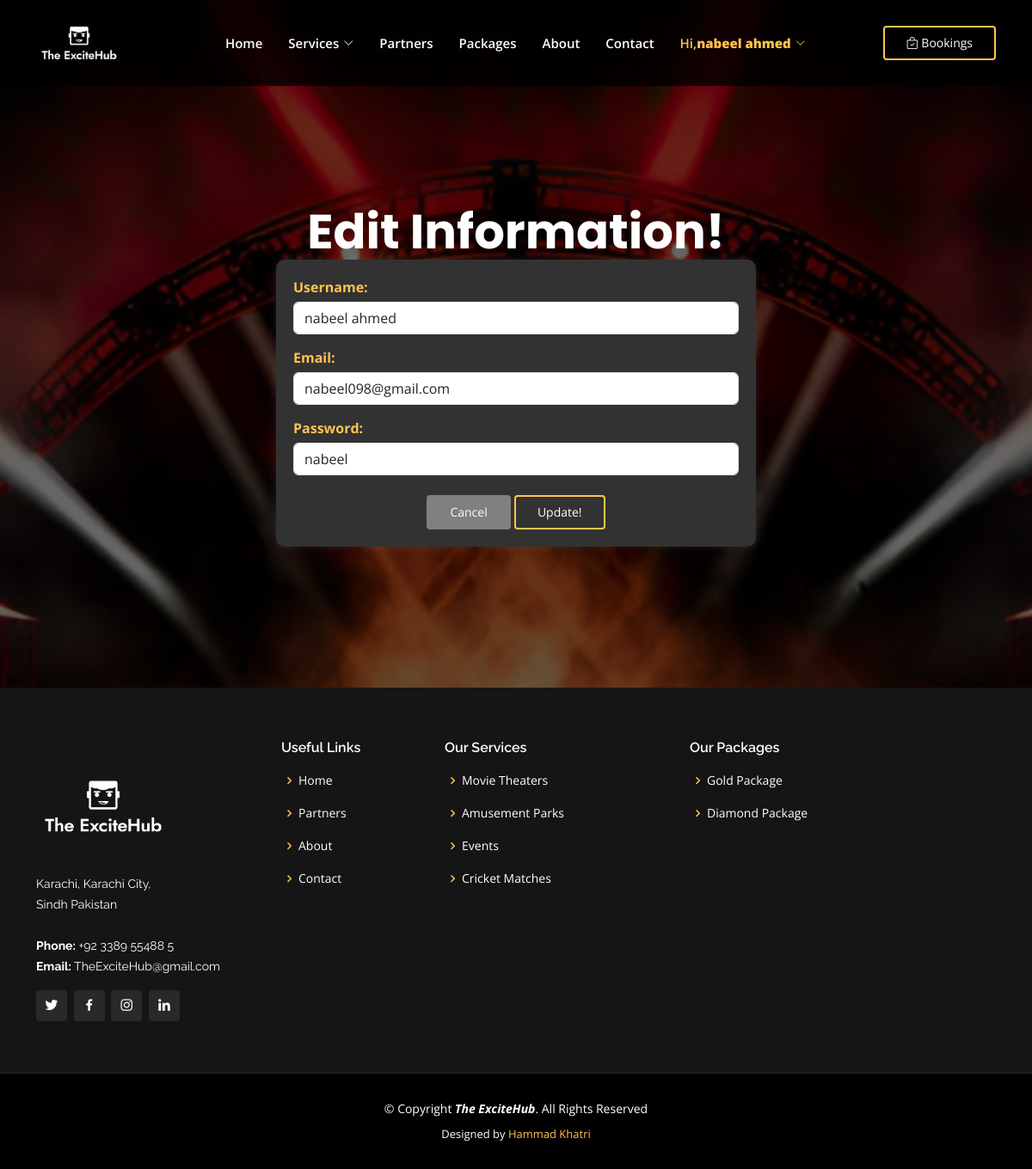
/edit_info.php?id=2 (signed in), run on the app's committed database.
### tables this page shows
CREATE TABLE `users` (
  `id` int(11) NOT NULL,
  `username` varchar(50) NOT NULL,
  `email` varchar(50) NOT NULL,
  `password` varchar(50) NOT NULL,
  `joindate` datetime NOT NULL DEFAULT current_timestamp()
);

### edit_info.php (the view, shortened to what this page needs)
<?php
include('_package_expired.php');
?>
<!DOCTYPE html>
<html lang="en">
<head>
  <link href="assets/vendor/aos/aos.css" rel="stylesheet">
  <link href="assets/vendor/bootstrap/css/bootstrap.min.css" rel="stylesheet">
  <link href="assets/vendor/bootstrap-icons/bootstrap-icons.css" rel="stylesheet">
  <link href="assets/vendor/boxicons/css/boxicons.min.css" rel="stylesheet">
  <link href="assets/vendor/glightbox/css/glightbox.min.css" rel="stylesheet">
  <link href="assets/vendor/remixicon/remixicon.css" rel="stylesheet">
  <link href="assets/vendor/swiper/swiper-bundle.min.css" rel="stylesheet">
  <link href="assets/css/style.css" rel="stylesheet">
</head>
<body>
  <header id="header" class="fixed-top ">
    <div class="container d-flex align-items-center justify-content-lg-between">
      <a href="home.php" class="logo me-auto me-lg-0"><img src="logo/default.png" alt="" class="img-fluid"></a>
      <nav id="navbar" class="navbar order-last order-lg-0">
        <ul>
          <li><a class="nav-link scrollto " href="home.php #hero">Home</a></li>
          <li class="dropdown">
            <a href="#" class="nav-link scrollto "><span>Services</span> <i class="bi bi-chevron-down"></i></a>
          </li>
          <li><a class="nav-link scrollto " href="home.php #partners">Partners</a></li>
          <li><a class="nav-link scrollto " href="packages.php">Packages</a></li>
          <li><a class="nav-link scrollto" href="home.php #about">About</a></li>
          <li><a class="nav-link scrollto" href="home.php #contact">Contact</a></li>
          <li class="dropdown">
            <a href="#" class="nav-link scrollto active">Hi,<span><b><?php echo $_SESSION['username'];?></b></span> <i class="bi bi-chevron-down"></i></a>
          </li>
        </ul>
      </nav>
      <a href="bookings.php" class="get-started-btn"><i class="bi bi-bag-check"></i> Bookings</a>
    </div>
  </header>
  <section id="manage" class="d-flex align-items-center justify-content-center">
      <div class="container" data-aos="fade-up">
          <h1>Edit Information!</h1>
                        <?php
                        if(isset($_GET['id'])){
                            $id = $_GET['id'];
                            $sql = "SELECT * FROM `users` WHERE `id` = '$id'";
                            $result = mysqli_query($conn, $sql);
                            $row = mysqli_fetch_assoc($result);
                        }
                        ?>
          <form action="_update.php?idnew= <?php echo $id; ?>" method="POST">
          <div class="account-info col-md-6 ms-auto me-auto">
                <div class="info-item">
                    <label for="username">Username:</label>
                    <input type="text" name="username" value="<?php echo $row['username']; ?>" class="form-control" id="username" placeholder="Username" required>
                </div>
                <div class="info-item">
                    <label for="email">Email:</label>
                    <input type="email" name="email" value="<?php echo $row['email']; ?>" class="form-control" id="email" placeholder="Email" required>
                </div>
                <div class="info-item">
                    <label for="member-since">Password:</label>
                    <input type="text" name="password" value="<?php echo $row['password']; ?>" class="form-control" id="password" placeholder="Password" required>
                </div>
                <a href="manage_acc.php" class="get-started-btn mt-2" style="background-color: gray!important; border-color: gray!important;">Cancel</a>
                <button type="submit" class="get-started-btn mt-2" name="manage">Update!</button>
        </div>
        </form>
      </div>
  </section>
  <footer id="footer">
    <div class="footer-top">
      <div class="container">
        <div class="row">
          <div class="col-lg-3 col-md-6">
            <div class="footer-info">
              <a href="#hero"><img src="logo/default.png" alt="" class="img-fluid" id="logo"></a>
              <p>
                Karachi, Karachi City,<br>
                Sindh Pakistan<br><br>
                <strong>Phone:</strong> +92 3389 55488 5<br>
                <strong>Email:</strong> TheExciteHub@gmail.com<br>
              </p>
              <div class="social-links mt-3">
                <a href="https://twitter.com/" class="twitter"><i class="bx bxl-twitter"></i></a>
                <a href="https://www.facebook.com/" class="facebook"><i class="bx bxl-facebook"></i></a>
                <a href="https://www.instagram.com/" class="instagram"><i class="bx bxl-instagram"></i></a>
                <a href="https://www.linkedin.com/authwall?trk=qf&original_referer=https://www.google.com/&sessionRedirect=https%3A%2F%2Fpk.linkedin.com%2F" class="linkedin"><i class="bx bxl-linkedin"></i></a>
              </div>
            </div>
          </div>
          <div class="col-lg-2 col-md-6 footer-links">
            <h4>Useful Links</h4>
            <ul>
              <li><i class="bx bx-chevron-right"></i> <a href="home.php #hero">Home</a></li>
              <li><i class="bx bx-chevron-right"></i> <a href="home.php #partners">Partners</a></li>
              <li><i class="bx bx-chevron-right"></i> <a href="home.php #about">About</a></li>
              <li><i class="bx bx-chevron-right"></i> <a href="home.php #contact">Contact</a></li>
            </ul>
          </div>
          <div class="col-lg-3 col-md-6 footer-links">
            <h4>Our Services</h4>
            <ul>
              <li><i class="bx bx-chevron-right"></i> <a href="movie_theater.php">Movie Theaters</a></li>
              <li><i class="bx bx-chevron-right"></i> <a href="amusement_park.php">Amusement Parks</a></li>
              <li><i class="bx bx-chevron-right"></i> <a href="event.php">Events</a></li>
              <li><i class="bx bx-chevron-right"></i> <a href="cricket_match.php">Cricket Matches</a></li>
            </ul>
          </div>
          <div class="col-lg-4 col-md-6 footer-links">
            <h4>Our Packages</h4>
            <ul>
              <li><i class="bx bx-chevron-right"></i> <a href="packages.php">Gold Package</a></li>
              <li><i class="bx bx-chevron-right"></i> <a href="packages.php">Diamond Package</a></li>
            </ul>
          </div>
        </div>
      </div>
    </div>
    <div class="container">
      <div class="copyright">
        &copy; Copyright <strong><span><i>The ExciteHub</i></span></strong>. All Rights Reserved
      </div>
      <div class="credits">
        Designed by <a href="#hero">Hammad Khatri</a>
      </div>
    </div>
  </footer>
</body>
</html>

### data on the page
users: username "nabeel ahmed", email "nabeel098@gmail.com", password "nabeel"

### other printed values
$_SESSION['username'] "nabeel ahmed"
